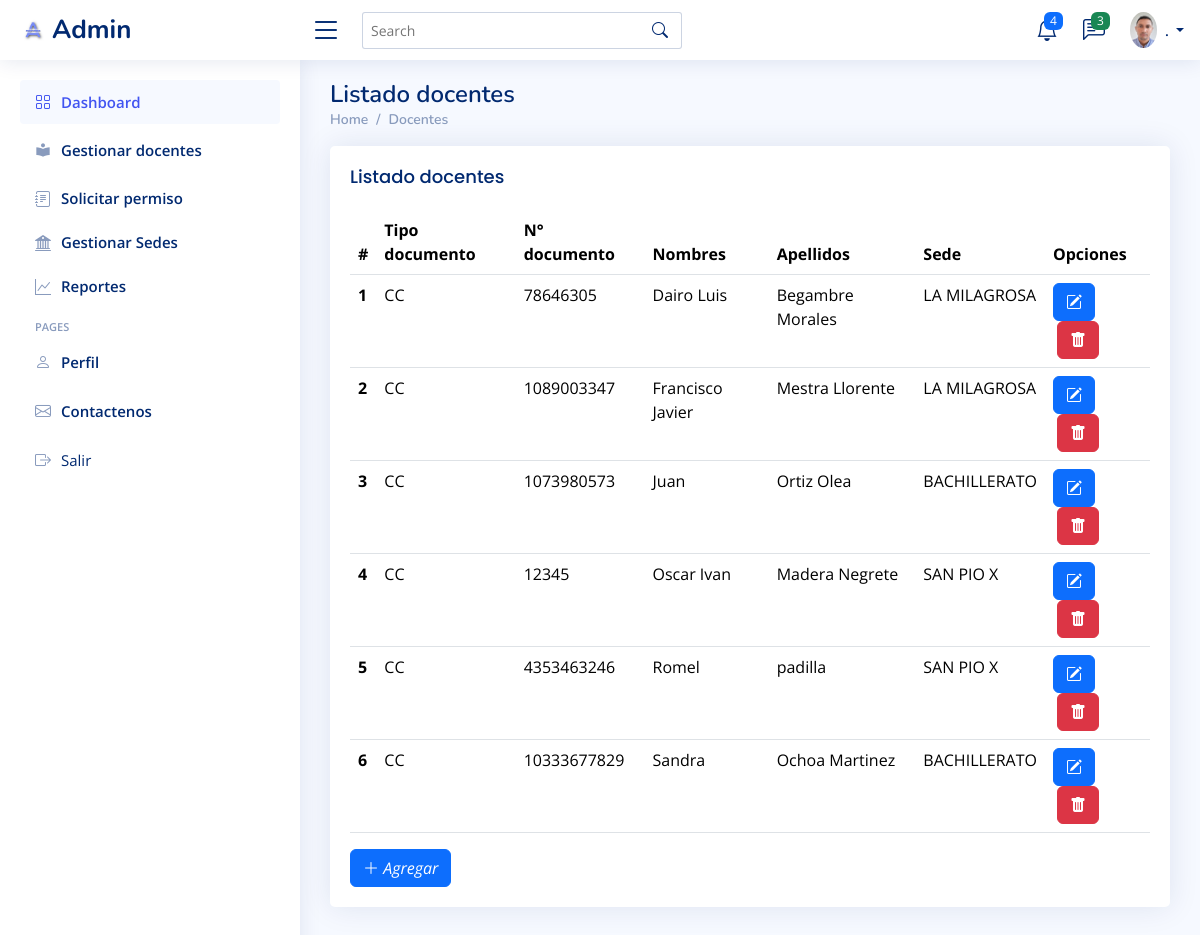
Page /listar_docente/ on the earlier database version.
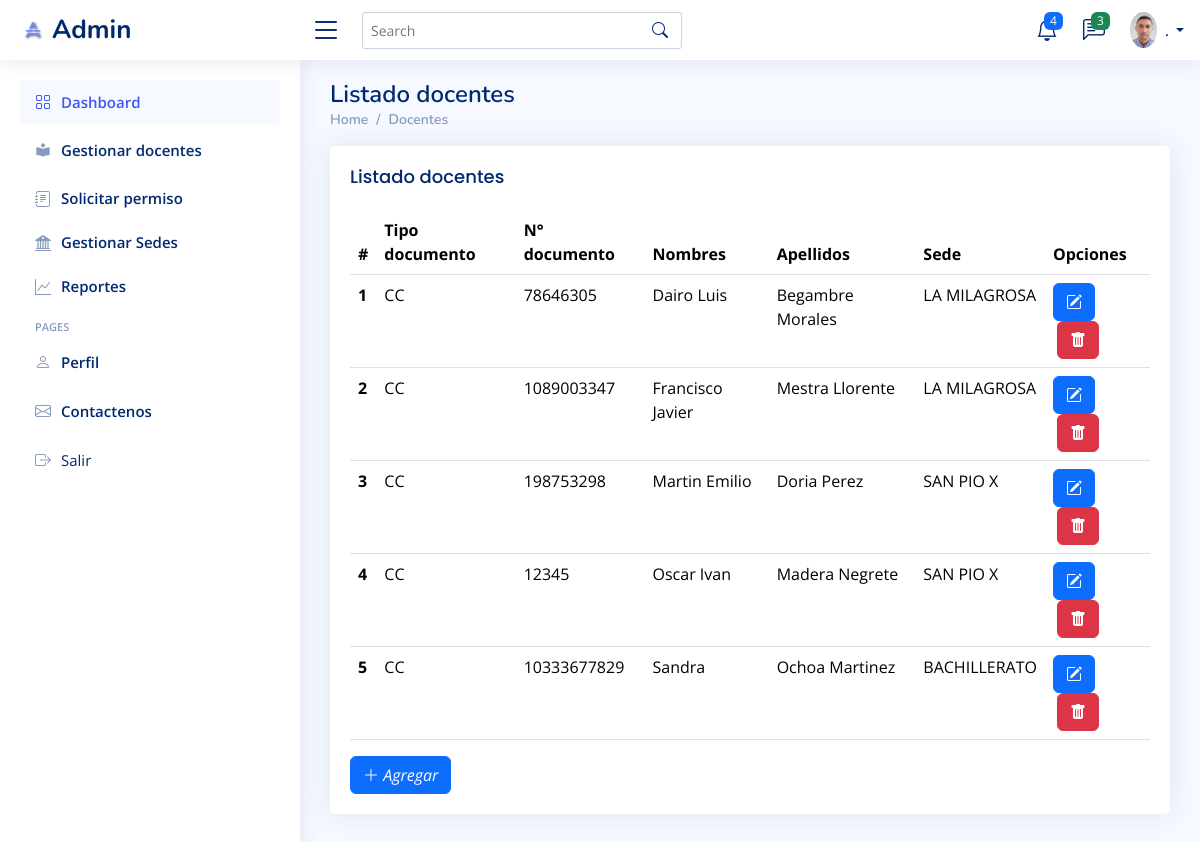
Same page on the later database version.
### login/models.py (models this page shows, shortened)
class Docente(models.Model):
    cedula = 'CC'
    cedula_extranjeria = 'CE'
    pasaporte = 'PA'
    tipo_documento = [
        (cedula, 'Cédula de ciudadanía'),
        (cedula_extranjeria, 'Cédula de extranjería'),
        (pasaporte, 'Pasaporte'),
    ]
    documento = models.CharField(
        max_length=2, choices=tipo_documento, default=cedula)
    numero_cedula = models.IntegerField()
    name = models.CharField(max_length=100, verbose_name='Nombres')
    apellido = models.CharField(max_length=100, verbose_name='Apellidos')
    escuela = models.ForeignKey(
        Sede, default="LA MILAGROSA", on_delete=models.CASCADE)
    email = models.EmailField(blank=True, null=True)
    estado = models.BooleanField(default=True)
    class Meta:
        ordering = ['name']

class Sede(models.Model):
    nombre = models.CharField(max_length=200)
    estado = models.BooleanField(default=True)
    def __str__(self):
        return f"{self.nombre}"
    class Meta:
        ordering = ['nombre']

### login/views.py (the view)
# urls.py: path('listar_docente/', ListarDocente.as_view(), name='listar_docente'),
class ListarDocente(ListView):
    model = Docente
    paginate_by = 20
    template_name = 'src/listar_docente.html'
    def get_context_data(self, **kwargs):
        context = super().get_context_data(**kwargs)
        context['title'] = 'Listado docentes'
        return context

### templates/src/listar_docente.html (shortened to what this page needs)
{% extends "base.html" %}
{% block table %}
<main id="main" class="main">
    <div class="pagetitle">
        <h1>{{title}}</h1>
        <nav>
            <ol class="breadcrumb">
                <li class="breadcrumb-item"><a href={% url "index" %}>Home</a></li>
                <li class="breadcrumb-item"><a href={% url "listar_docente" %}>Docentes</a></li>
            </ol>
        </nav>
    </div>
    <div class="row">
        <div class="col-lg-12">
            <div class="card">
                <div class="card-body">
                    <h5 class="card-title">Listado docentes</h5>
                    <table class="table table-hover">
                        <thead>
                            <tr>
                                <th scope="col">#</th>
                                <th scope="col">Tipo documento</th>
                                <th scope="col">N° documento</th>
                                <th scope="col">Nombres</th>
                                <th scope="col">Apellidos</th>
                                <th scope="col">Sede</th>
                                <th scope="col">Opciones</th>
                            </tr>
                        </thead>
                        <tbody>
                            {% for c in object_list %}
                                {% if c.estado == True %}
                            <tr>
                                <th scope="row">{{forloop.counter}}</th>
                                <td>{{c.documento}}</td>
                                <td>{{c.numero_cedula}}</td>
                                <td>{{c.name}}</td>
                                <td>{{c.apellido}}</td>
                                <td>{{c.escuela}}</td>
                                <td>
                                    <a class="btn btn-primary me-1" href=" {% url "editar_docente" c.id %} " title="
                                        Editar"><i class="bi bi-pencil-square "></i></a><a class="btn btn-danger ms-1"
                                        href=" {% url "eliminar_docente" c.id %} "
                                        title=" Eliminar"><i class="bi bi-trash-fill"></i></a></td>
                            </tr>
                                {% endif %}
                            {% endfor %}
                        </tbody>
                    </table>
                    <a class="btn btn-primary" href=" {% url "crear_docente" %} "><i class=" bi bi-plus-lg">
                        Agregar</i></a>
                </div>
            </div>
        </div>
    </div>
</main>
{% endblock %}

### templates/base.html (shortened to what this page needs)
{% load static %}
<!DOCTYPE html>
<html lang="en">
<head>
    <link rel="stylesheet" href=" {% static "lib/bootstrap-5.3.3-dist/css/bootstrap.min.css" %} ">
  <link rel="stylesheet" href= {% static "lib/NiceAdmin/assets/vendor/bootstrap/css/bootstrap.min.css" %} >
  <link rel="stylesheet" href= {% static "lib/NiceAdmin/assets/vendor/bootstrap-icons/bootstrap-icons.css" %} >
  <link rel="stylesheet" href= {% static "lib/NiceAdmin/assets/vendor/boxicons/css/boxicons.min.css" %} >
  <link rel="stylesheet" href= {% static "lib/NiceAdmin/assets/vendor/quill/quill.snow.css" %} >
  <link rel="stylesheet" href= {% static "lib/NiceAdmin/assets/vendor/quill/quill.bubble.css" %} >
  <link rel="stylesheet" href= {% static "lib/NiceAdmin/assets/vendor/remixicon/remixicon.css" %} >
  <link rel="stylesheet" href= {% static "lib/NiceAdmin/assets/vendor/simple-datatables/style.css" %} >
  <link rel="stylesheet" href= {% static "lib/NiceAdmin/assets/css/style.css" %}>
</head>
{% block content %}
{% include "src/header.html" %}
{% include "src/navbar_menu.html" %}
{% block table %}
{% endblock %}
{% endblock %}
</html>

### templates/src/header.html (shortened to what this page needs)
{% load static %}
{% block header %}
<header id="header" class="header fixed-top d-flex align-items-center">
  <div class="d-flex align-items-center justify-content-between">
    <a href="index.html" class="logo d-flex align-items-center">
      <img src={% static "img/logo_admin2.png" %} alt="">
      <span class="d-none d-lg-block">Admin</span>
    </a>
    <i class="bi bi-list toggle-sidebar-btn"></i>
  </div>
  <div class="search-bar">
    <form class="search-form d-flex align-items-center" method="POST" action="#">
      <input type="text" name="query" placeholder="Search" title="Enter search keyword">
      <button type="submit" title="Search"><i class="bi bi-search"></i></button>
    </form>
  </div>
  <nav class="header-nav ms-auto">
    <ul class="d-flex align-items-center">
      <li class="nav-item dropdown">
        <a class="nav-link nav-icon" href="#" data-bs-toggle="dropdown" aria-expanded="false">
          <i class="bi bi-bell"></i>
          <span class="badge bg-primary badge-number">4</span>
        </a>
      </li>
      <li class="nav-item dropdown">
        <a class="nav-link nav-icon" href="#" data-bs-toggle="dropdown" aria-expanded="false">
          <i class="bi bi-chat-left-text"></i>
          <span class="badge bg-success badge-number">3</span>
        </a>
      </li>
      <li class="nav-item dropdown pe-3">
        <a class="nav-link nav-profile d-flex align-items-center pe-0" href="#" data-bs-toggle="dropdown"
          aria-expanded="false">
          <img src= {% static "img/perfil.jpeg" %}   alt="Profile" class="rounded-circle">
          <span class="d-none d-md-block dropdown-toggle ps-2">{{user.first_name|slice:":1"|upper}}. {{user.last_name|slice:":8"|upper }}</span>
        </a>
      </li>
    </ul>
  </nav>
</header>
{% endblock %}

### templates/src/navbar_menu.html (shortened to what this page needs)
{% load static %}
{% block body %}
<aside id="sidebar" class="sidebar">
  <ul class="sidebar-nav" id="sidebar-nav">
    <li class="nav-item">
      <a class="nav-link " href={% url  "index" %}>
        <i class="bi bi-grid"></i>
        <span>Dashboard</span>
    </li>
    <a class="nav-link collapsed" href={% url  "listar_docente" %}>
      <i class="bx bxs-book-reader"></i>
      <span>Gestionar docentes</span>
      <a class="nav-link collapsed" href= {% url "listar_permiso" %}>
        <i class="bi bi-journal-text"></i>
        <span>Solicitar permiso</span>
    <a class="nav-link collapsed" href={% url  "listar_sedes" %}>
      <i class="bi bi-bank2"></i>
      <span>Gestionar Sedes</span>
    <li class="nav-item">
    <a class="nav-link collapsed" href={% url  "reportes" %}>
      <i class="bi bi-graph-up"></i>
      <span>Reportes</span>
    <li class="nav-item">
    <li class="nav-heading">Pages</li>
    <li class="nav-item">
      <a class="nav-link collapsed" href="users-profile.html">
        <i class="bi bi-person"></i>
        <span>Perfil</span>
      </a>
    </li>
    <li class="nav-item">
      <a class="nav-link collapsed" href={% url "contacto" %}>
        <i class="bi bi-envelope"></i>
        <span>Contactenos</span>
    </li>
    <li class="nav-item">
      <form action= "{% url 'logout' %}" method="post">
      <a class="nav-link collapsed" href= "#">
          <button type="submit" class="dropdown-item d-flex align-items-center"><i
              class="bi bi-box-arrow-right"></i>Salir</button>
      </a>
    </form>
    </li>
  </ul>
</aside>
{% endblock %}

Differences in the rows shown:
removed Docente: documento "CC", numero_cedula "1073980573", name "Juan", apellido "Ortiz Olea", escuela "BACHILLERATO"
removed Docente: documento "CC", numero_cedula "4353463246", name "Romel", apellido "padilla", escuela "SAN PIO X"
added Docente: documento "CC", numero_cedula "198753298", name "Martin Emilio", apellido "Doria Perez", escuela "SAN PIO X"
